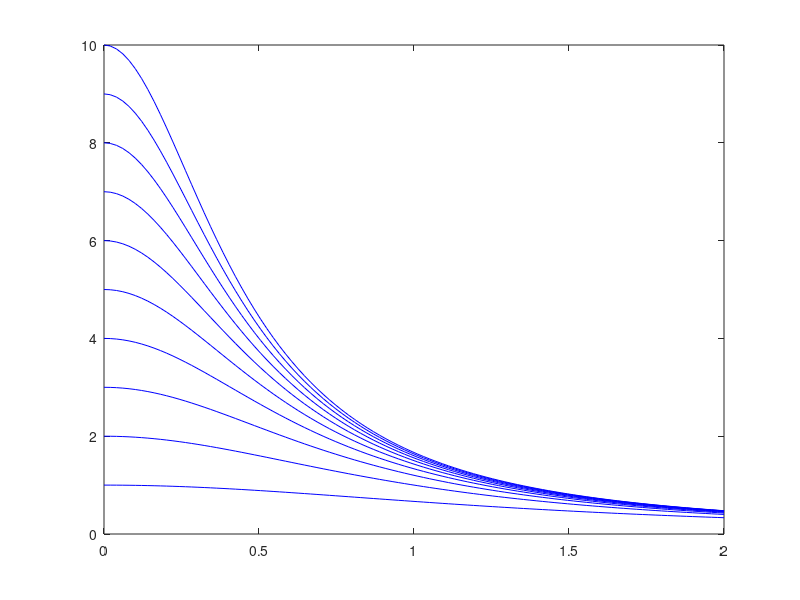

Write the MATLAB code that produced this figure. (Note: this script raises an error after producing the figure.)
% MATH 215 MATLAB Tutorial 1
% September 15, 2022

%% Example 1: Sine wave
x = linspace(0,1,100);
y = sin(2*pi*x);
plot(x,y)

%% Example 2: Plot solutions of y' = -t*y^2, y(0) = 1
%  y(t) = 1/(t^2/2 + 1/y0)
t = linspace(0,5,100);
y = 1./(t.^2/2 + 1);
plot(t,y)

%% Example 3: Plot solutions of y' = -t*y^2, y(0) = y0
%  y(t) = 1/(t^2/2 + 1/y0)
clear; close; clc;
t = linspace(0,2,100);
for y0=1:10
    y = 1./(t.^2/2 + 1/y0);
    plot(t,y,'b'), hold on
end

%% Example 4: Direction field plot
close; clear; clc;
f = @(t,y) -t.*y;
t = 0:0.2:4; y = -2:0.2:2; y0 = -2:1:2;
dirfield(f,t,y,y0);

